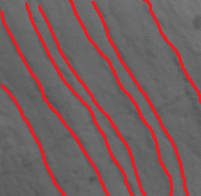
#> input picture prototypes/imagenesParaEnviar/1muyvisiblesbastantefiable/9stmarcado.bmp, 201 x 196 px, found by its file name
$ jupyter execute --allow-errors 'Prueba de extraccion de lineas - Jose Francisco.ipynb'   (shell and % lines are left out)   (older library calls are emulated)
#> lines starting #> are read from the running program, lines starting #| are printed output that depends on the picture; after the words box and inside, x2 and y2 are one past the last pixel; in counts of white or black regions, pixels touching at a corner belong together
### prototypes/Pruebas y Desarrollos/ExtractLines/Procesado.py
#PASO 1
from skimage import io #Librerias para importar las imagenes

#PASO 2
from skimage import img_as_ubyte#Mostrar las 3 imagenes
from skimage.color import rgb2grey#Mostrar las 3 imagenes
from skimage.color import rgb2hsv#Mostrar las 3 imagenes
import numpy as np#Mostrar las 3 imagenes
import matplotlib.pyplot as plt#Mostrar las 3 imagenes

#PASO 3
from skimage.filters import threshold_otsu

#PASO 4

#PASO 5
from skimage.morphology import erosion, dilation, opening, closing, white_tophat
from skimage.morphology import black_tophat, skeletonize, convex_hull_image, remove_small_objects
from skimage.morphology import disk, reconstruction
from skimage.morphology import binary_erosion,rectangle,binary_dilation

#PASO 6
from skimage.transform import hough_line, hough_line_peaks,probabilistic_hough_line
from skimage.feature import canny
from skimage import data
##imports para el uso de interactive
from ipywidgets import interact, interactive, fixed
import ipywidgets as widgets
from IPython.display import display
import numpy as np
import matplotlib.pyplot as plt

#PASO 7

#PASO 8
import math

#PASO 9
import networkx as nx
from networkx.algorithms import approximation as apxa

class Procesado():

    def __init__(self):
        pass
    #PASO 1
    ##Funcion Para leer una imagen a traves de scikit-Image (skimage)
    #dandole el path de la imagen
    #Return: Img imagen leida
    def leerImagen(self,pathImg):
        #pathImg="/Users/Ismael/Desktop/TFG_DietaPorDientes/TrabajosPasadosPorJose/dietaJose/ATP02 UE4 46.jpg"
        img = io.imread(pathImg)
#> img is the input picture: shape (196, 201, 3); mean R, G, B 117.2, 94, 94.9
        return img

    #PASO 2
    #Entrada: img imagen original leida anteriormente
    #Pasamos la imagen al espacio de color RGB y nos quedamos con el canal rojo
    #Pasamos la imagen al espacio de color HSV
    #Normalizamos la imagen del espacio de color HSV para utilizar que distancia
    #  al rojo tenemos y poder hacer el theshold
    #Return: distance_red distancia de cada pixel al rojo apra luego hacer el threshold
    def distanciaAlRojo(self,img):
        rojo=img[:,:,0]
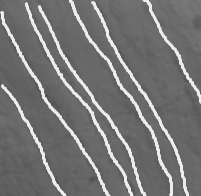
#> rojo: shape (196, 201); min 79, max 238, mean 117.2
        imgHSV=rgb2hsv(img)
#> imgHSV: shape (196, 201, 3) float64; mean of channels 0, 1, 2 0.128, 0.104, 0.459
        distance_red = rgb2grey(1 - np.abs(imgHSV - (0, 1, 0)))
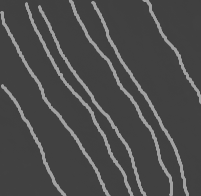
#> distance_red: shape (196, 201) float64; min 0.239, max 0.637, mean 0.299
        return distance_red

    #PASO 3
    #Entrada: distance_red distancia de cada pixel al rojo apra luego hacer el threshold
    #Binarizamos la imagen para obtener una clara diferenciacion entre
    #el fondo y las lineas que queremos detectar
    #Return: imgBin imagen binarizada
    def binarizar(self,distance_red):
        threshold_global_otsu = threshold_otsu(distance_red)
#> threshold_global_otsu = 0.431
        imgBin = distance_red >= threshold_global_otsu
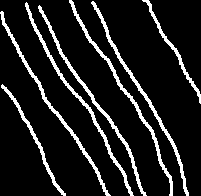
#> imgBin: shape (196, 201) bool; 12% white; 7 white regions, largest, box (x1, y1, x2, y2) and area: (69, 0, 173, 196) 792, (25, 2, 134, 196) 781, (91, 1, 189, 196) 770
        return imgBin

    #PASO 4
    #Entrada:  imgBin imagen binarizada
    #Como la imagen no hay qeu procesarla completa porque solo tiene una region
    #marcada con lineas tenemos qque recortarla
    #Return:
    #    imgBinCrop: Es la imagen binarizada recortada a la region que queremos
    #    imgCrop: Es la imagen original recortada a la region que queremos
    # [10 lines left out: function cropImg, not called in this run]

    #PASO 5
    #Entrada: imgBinCrop Es la imagen binarizada recortada a la region que queremos
    #Esta funcion en lo que consiste es qeu entrando la imagen binarizada
    #reduzcamos el tamaño de las lineas para que la deteccion tenga menos
    #incertidumbre y sea mas rápida la deteccion de lineas
    #Return: sinRuido Es la imagen una vez corregida la binarizacion apra que las
    #        lineas sean mas delgadas.
    def reducirGrosor(self,imgBinCrop):
        selem2 = rectangle(8,1)
        selem = rectangle(3,1)
        #sinRuido = binary_dilation(imgBinCrop,selem2)
        #sinRuido = binary_erosion(imgBinCrop,selem)
        sinRuido = skeletonize(imgBinCrop)
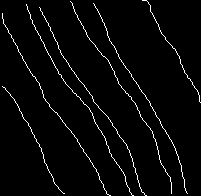
#> sinRuido: shape (196, 201) bool; 3% white in thin lines or dots
        return sinRuido

    #PASO 6
    #Entrada:
    #    threshold: Densidad de lineas
    #    line_length: Distancia minima de las lineas que calcula.
    #    line_gap: Distancia a la que si estan los extremos de las rectas las una
    #    sinRuido:Es la imagen una vez corregida la binarizacion apra que las
    #        lineas sean mas delgadas.
    #Esta funcion lo que va a hacer es calcular los segmentos(ORIGEN"Ox,Oy" Y FIN "FX,FY")
    #de cada una de las lineas que se han detectado en la imagen binarizada atraves de la
    #funcion probabilistica de la transformada de hough
    #Return: lines Lista de todos los segmentos que ha detectado.
    def proHough(self,threshold,line_length,line_gap,sinRuido):
#> called with threshold = 5, line_length = 5, line_gap = 11
        lines = probabilistic_hough_line(sinRuido, threshold, line_length, line_gap)
#> lines = 116 items
        return lines

    #PASO 7
    #------------------Funciones auxiliares para la union de segmentos----------------------
    #Entrada:
    #        seg1: ((px,py),(fx,fy)) Puntos de inicio y fin del segmento 1
    #        seg2: ((px,py),(fx,fy)) Puntos de inicio y fin del segmento 1
    #Esta funcion devuelve la distancia entre el segmento 1 y el 2
    #Return segments_distance() Funcion que calcula la distancia entre dos segmentos
    def segmentsDistance(self,seg1, seg2):
        return self.segments_distance(seg1[0][0], seg1[0][1], seg1[1][0], seg1[1][1],
                                 seg2[0][0], seg2[0][1], seg2[1][0], seg2[1][1])
    #Entrada:
    #        x11: Segmento 1 Punto 1 coordedana x
    #        y11: Segmento 1 Punto 1 coordedana y
    #        x12: Segmento 1 Punto 2 coordedana x
    #        y12: Segmento 1 Punto 2 coordedana y
    #        x21: Segmento 2 Punto 1 coordedana x
    #        y21: Segmento 2 Punto 1 coordedana y
    #        x22: Segmento 2 Punto 2 coordedana x
    #        y22: Segmento 2 Punto 2 coordedana y
    #Funcion que calcula la distancia entre dos segmentos que no se cruzan
    #RETURN: min(distances) la distancia minima de todas las posibles distancias
    def segments_distance(self,x11, y11, x12, y12, x21, y21, x22, y22):
        """distance between two segments in the plane:
        one segment is (x11, y11) to (x12, y12)
        the other is   (x21, y21) to (x22, y22)
        """
        if self.segments_intersect(x11, y11, x12, y12, x21, y21, x22, y22):
                return 0
        # try each of the 4 vertices w/the other segment
        distances = []
        distances.append(self.point_segment_distance(x11, y11, x21, y21, x22, y22))
        distances.append(self.point_segment_distance(x12, y12, x21, y21, x22, y22))
        distances.append(self.point_segment_distance(x21, y21, x11, y11, x12, y12))
        distances.append(self.point_segment_distance(x22, y22, x11, y11, x12, y12))
        return min(distances)


    #la distancia entre los puntos que forman los segmentos
    # si esta distancia es mayor que segments_distance son segmentos consecutivos, sino son paralelos
    def segmentPoints_distance(self,seg1, seg2):
        """distance between two segments in the plane:
        one segment is (x11, y11) to (x12, y12)
        the other is   (x21, y21) to (x22, y22)
        """


        x11, y11 = seg1[0]
        x12, y12 = seg1[1]
        x21, y21 = seg2[0]
        x22, y22 = seg2[1]

        # try each of the 4 vertices w/the other segment
        distances = []
        distances.append(self.pointDistance((x11, y11), (x21, y21)))
        distances.append(self.pointDistance((x11, y11), (x22, y22)))
        distances.append(self.pointDistance((x12, y12), (x21, y21)))
        distances.append(self.pointDistance((x12, y12), (x22, y22)))
        return min(distances)


    #Entrada:
    #        x11: Segmento 1 Punto 1 coordedana x
    #        y11: Segmento 1 Punto 1 coordedana y
    #        x12: Segmento 1 Punto 2 coordedana x
    #        y12: Segmento 1 Punto 2 coordedana y
    #        x21: Segmento 2 Punto 1 coordedana x
    #        y21: Segmento 2 Punto 1 coordedana y
    #        x22: Segmento 2 Punto 2 coordedana x
    #        y22: Segmento 2 Punto 2 coordedana y
    #Funcion boleana que calcula si dos segmentos se cruzan o no
    #RETURN: true/false si se cruzan o no
    def segments_intersect(self,x11, y11, x12, y12, x21, y21, x22, y22):
        """ whether two segments in the plane intersect:
          one segment is (x11, y11) to (x12, y12)
          the other is   (x21, y21) to (x22, y22)
        """
        dx1 = x12 - x11
        dy1 = y12 - y11
        dx2 = x22 - x21
        dy2 = y22 - y21
        delta = dx2 * dy1 - dy2 * dx1
        if delta == 0:
            return False  # parallel segments
        s = (dx1 * (y21 - y11) + dy1 * (x11 - x21)) / delta
        t = (dx2 * (y11 - y21) + dy2 * (x21 - x11)) / (-delta)
        return (0 <= s <= 1) and (0 <= t <= 1)
    #Entrada:
    #        px: Punto coordenada x
    #        py: Punto coordenada y
    #        x1: Punto 1 coordenada x
    #        y1: Punto 1 coordenada y
    #        x2: Punto 2 coordenada x
    #        y2: Punto 2 coordenada y
    #Funcion que calcula la distancia desde un punto dado a un segmento.
    #RETURN: DIstancia desde el punto al segmento
    def point_segment_distance(self,px, py, x1, y1, x2, y2):
        dx = x2 - x1
        dy = y2 - y1
        if dx == dy == 0:  # the segment's just a point
            return math.hypot(px - x1, py - y1)

        # Calculate the t that minimizes the distance.
        t = ((px - x1) * dx + (py - y1) * dy) / (dx * dx + dy * dy)

        # See if this represents one of the segment's
        # end points or a point in the middle.
        if t < 0:
            dx = px - x1
            dy = py - y1
        elif t > 1:
            dx = px - x2
            dy = py - y2
        else:
            near_x = x1 + t * dx
            near_y = y1 + t * dy
            dx = px - near_x
            dy = py - near_y

        return math.hypot(dx, dy)
    #Entrada:
    #        vA: Punto A
    #        vB: Punto B
    #Funcion que devuelve la multiplicacion de las coordenadas x de los dos puntos
    #mas la multiplicacion de las coordenadas y de los dos puntos
    #Return: la multiplicacion de las coordenadas x de los dos puntos
    #        mas la multiplicacion de las coordenadas y de los dos puntos
    def dot(self,vA, vB):
        return vA[0]*vB[0]+vA[1]*vB[1]
    #Entrada:
    #        lineA:linea o segmento A
    #        lineB:linea o segmento A
    #Funcion que dadas dos rectas calcula el angulo que forman entre ellas.
    #Return ang_deg: Devuelve el angulo que forman dichas rectas en grados.
    def ang(self,lineA, lineB):
        # Get nicer vector form
        vA = [(lineA[0][0]-lineA[1][0]), (lineA[0][1]-lineA[1][1])]
        vB = [(lineB[0][0]-lineB[1][0]), (lineB[0][1]-lineB[1][1])]
        # Get dot prod
        dot_prod = self.dot(vA, vB)
        # Get magnitudes
        magA = self.dot(vA, vA)**0.5
        magB = self.dot(vB, vB)**0.5
        # Get cosine value
        cos_ = dot_prod/magA/magB
        if cos_ > 1: cos_ =1
        # Get angle in radians and then convert to degrees
        angle = math.acos(cos_)
        # Basically doing angle <- angle mod 360
        ang_deg = math.degrees(angle)%360

        if ang_deg-180>=0:
            # As in if statement
            return 360 - ang_deg
        else:
            return ang_deg


    #Entrada.
    #        p1: Punto 1
    #        p2: Punto 2
    #Calculamos la distancia entre dos puntos.
    #Return distancia entre los puntos.
    def pointDistance(self,p1, p2):
        dx = p1[0] - p2[0]
        dy = p1[1] - p2[1]
        return (dx*dx + dy*dy)**0.5

    #Entrada: segmentosList lista con todos los segmentos a combinar
    #Combinamos los segmentos
    #Lista con los segmentos combinados que calculamos con la teoria de grafos.
    # [17 lines left out: function combinaSegmentos, not called in this run]

    # corregida
    def combinaSegmentos2(self,segmentosList):
        #print("combina",segmentosList)
        Xs=list(map(lambda x:[x[0][0],x[1][0]],segmentosList))
        Ys=list(map(lambda x:[x[0][1],x[1][1]],segmentosList))
        xMax=np.max(Xs)
        yMax=np.max(Ys)
        xMin=np.min(Xs)
        yMin=np.min(Ys)


        points = []
        for seg in segmentosList:
            points.append(seg[0])
            points.append(seg[1])

        dist1=min(list(map(lambda point: self.modulo((point,(xMax,yMax))), points)))
        dist2=min(list(map(lambda point: self.modulo((point,(xMin,yMax))), points)))

        #print(min(list(map(lambda point: modulo((point,(xMax,yMax))), points))))
        #print(min(list(map(lambda point: modulo((point,(xMin,yMax))), points))))

        #en ocasiones no va a ser exactamente igual, pero no por ello tenemos que cambiar la orientación
        # basta con que la distancia sea menor a cambiando la orientación
        if dist1<dist2: #
            #print("devuelvo",((xMax,yMax),(xMin,yMin)))
            return ((xMax,yMax),(xMin,yMin))
        else:
            #print("devuelvo",((xMax,yMin),(xMin,yMax)))
            return ((xMax,yMin),(xMin,yMax))

        return ((xMax,yMax),(xMin,yMin))


    #Entrada.
    #        k_components K_componentes del grafo en el que decimos que rectas tenemos que unir
    #        lines lineas calculadas por la tranformada de hough
    #Funcion que dadas las lineas calculadas y las que nos marca el grafo que tenemso que unir
    #devuelve lso segmentos que de verdad ha detectado el algoritmo
    def segmentosVerdad(self,k_components,lines):
        segmentosDeVerdad = []
        for i in range(len(k_components[1])):
            segmentos=list(map(lambda x:lines[x],k_components[1][i]))
            segmentosDeVerdad.append(self.combinaSegmentos2(segmentos))
        return segmentosDeVerdad
    #Entrada:
    #        imagen: Imagen qeu queremso mostrar.
    #        segmentos: segmentos que vamso a mostrar dentro de la imagen.
    #Procedimiento que usaremos para msoitrar los datos calculados pero solo es apra pruebas
    #esta funcion no sera transladada cuando necesitemos la interfaz(SOLO NOTEBOOK)
    #Return: No tiene
    # [8 lines left out: function mostrar, not called in this run]

    #Angulo Con respecto a x
    def angu(self,lineA):
        # Get nicer vector form

        m=(lineA[1][1]-lineA[0][1])/(lineA[1][0]-lineA[0][0])
        angle=math.atan(m)
        # Basically doing angle <- angle mod 360
        ang_deg = math.degrees(angle)

        ang_deg = ang_deg%360

        if ang_deg>180:
            return ang_deg-180
        else:
            return ang_deg


    #distancia1 es la distancia cuando están paralelas
    #distancia2 es la distancia cuando están consecutivas (puede ser mayor)
    #diffOrientacion
    #longcorto si un segmento es corto lo combino sin importar la orientación
    def combina2(self,distancia1,distancia2,diffOrientacion,longcorto,lines,G):
        for i in range(len(lines)):
            G.add_node(i)

        for i in range(len(lines)-1):
            for j in range(i+1,len(lines)):
                d1 = self.segmentsDistance(lines[i],lines[j])
                d2 = self.segmentPoints_distance(lines[i],lines[j])

                #paralelas y d1 menor que distancia1
                #consecutivas y d2 menor que distancia2
                if (d1<d2 and d1<distancia1) or (d1>=d2 and d2<distancia2):
                    angle = self.ang(lines[i],lines[j])

                    if angle <= diffOrientacion or self.modulo(lines[i])<longcorto or self.modulo(lines[j])<longcorto:
                        #print("combina ",i,j)
                        G.add_edge(i,j)
        return G


    # si están cerca comprueba si son consecutivas o no
    # epsilon para determinar si son paralelas o no
    # disSecantes
    # disParalelas
    # disConsecutivas
    # longCorto
    # [45 lines left out: functions combina3, combina, not called in this run]


    def modulo(self,linea):
        p1,p2=linea
        x1,y1 = p1
        x2,y2 = p2

        return math.sqrt((x1-x2)**2 + (y1-y2)**2)

### prototypes/Pruebas y Desarrollos/ExtractLines/Prueba de extraccion de lineas - Jose Francisco.ipynb
- Carga mascara
- binariza (Aquí en lugar de con la binarizacion de la mascara, habría que probar con el resultado de nuestro procesamiento)
- hough probabilistica
- Filtrar por direcciones
TODO: Funciones para cargar imagenes a lo paquete data.

[cell 1]
#pathMasc="/home/jose/Dropbox/SURCOS/perfiles/imagenesParaEnviar/1muyvisiblesbastantefiable/9stmarcado.bmp"
#pathImg="/home/jose/Dropbox/SURCOS/perfiles/imagenesParaEnviar/1muyvisiblesbastantefiable/9storiginal.bmp"
#pathCSV="/home/jose/Dropbox/SURCOS/perfiles/imagenesParaEnviar/1muyvisiblesbastantefiable/9stlinea.csv"

pathMasc="C:\\Users\\Andres\\Documents\\GitHub\\Perikymata2017\\prototypes\\imagenesParaEnviar\\1muyvisiblesbastantefiable\\9stmarcado.bmp"
pathImg="C:\\Users\\Andres\\Documents\\GitHub\\Perikymata2017\\prototypes\\imagenesParaEnviar\\1muyvisiblesbastantefiable\\9storiginal.bmp"
pathCSV="C:\\Users\\Andres\\Documents\\GitHub\\Perikymata2017\\prototypes\\imagenesParaEnviar\\1muyvisiblesbastantefiable\\9stlinea.csv"

[cell 2]
from Procesado import *

proc = Procesado()

[cell 3]
msc = proc.leerImagen(pathMasc)

[cell 4]
import matplotlib.pyplot as plt


plt.imshow(msc)

[cell 5]
'''
Muesta imagen con los segmentos superpuestos
'''
def mostrar(imagen,segmentos):
    plt.figure(figsize=(12, 12))
    plt.imshow(imagen, cmap=plt.cm.gray)
    for line in segmentos:
        p0, p1 = line
        plt.plot((p0[0], p1[0]), (p0[1], p1[1]),'b',linewidth=1)
    #fig.savefig('foo.jpg',bbox_inches='tight')

'''
Muestra el segmento i-esimo
'''
def mostrarI(imagen,segmentos,i):
    plt.figure(figsize=(12, 12))
    plt.imshow(imagen, cmap=plt.cm.gray)
    for line in segmentos:
        p0, p1 = line
        plt.plot((p0[0], p1[0]), (p0[1], p1[1]),'b',linewidth=1)

    p0, p1 = segmentos[i]
    plt.plot((p0[0], p1[0]), (p0[1], p1[1]),'r',linewidth=2)
    #fig.savefig('foo.jpg',bbox_inches='tight')

'''

Muestra imagen con los segmentos combinados (de multiples segmentos se crea uno que los une a todos)
Solo muestra el segmento combinado i-esimo
'''
def mostrarK(imagen,segmentos,k_components,index):
    plt.figure(figsize=(12, 12))
    plt.imshow(imagen, cmap=plt.cm.gray)


    segToShow=list(map(lambda x:segmentos[x],k_components[1][index]))

    for line in segToShow:
        p0, p1 = line
        plt.plot((p0[0], p1[0]), (p0[1], p1[1]),'b',linewidth=1)


    procesado=Procesado()
    combinado = procesado.combinaSegmentos(segToShow)
    p0, p1 = combinado
    plt.plot((p0[0], p1[0]), (p0[1], p1[1]),'r',linewidth=3)

[cell 6]
mscRojo = proc.distanciaAlRojo(msc)
mscbin = proc.binarizar(mscRojo)
sk=proc.reducirGrosor(mscbin)

# threshold,line_length,line_gap
lines=proc.proHough(5,5,11,sk)
#> lines = 116 items

mostrar(sk,lines)
#> the loop in mostrar, `for line in segmentos:` made 1 pass
#> (p0, p1) on pass 1: ((139, 88), (107, 35))
#> (the call stopped at in mostrar, `plt.plot((p0[0], p1[0]), (p0[1], p1[1]),'b',linewidth=1)`: IPython is not available in this run)

[cell 7]
# las diez primeras lineas
lines[:10]
#> Out = [((139, 88), (107, 35)), ((156, 142), (150, 128)), ((114, 160), (106, 143)), ((107, 31), (97, 9)), ((132, 195), (125, 181)), ((112, 123), (103, 112)), ((92, 96), (71, 69)), ((76, 75), (60, 52)), ((99, 129), (88, 107)), ((44, 162), (38, 143))]

[cell 8]
# las 10 primeras lineas con su orientacion
list(map(lambda linea: [proc.angu(linea)]+[linea], lines[:10]))
#> the sliders are set to i = 5, imagen = <module 'ipywidgets.fixed_' fr, segmentos = <module 'ipywidgets.fixed_' fr

#> (a cell that did not finish here is left out)


Lo que vamos a hacer es comprobar el angulo de los segmentos y eliminar aquellos segmentos cuyo angulo sea perpendicular al eje X.
Los angulos van en radianes.

_______________

En el proyecto de Ismael se combinaban los segmentos entre si para recomponer las lineas.

combina y combina2 crean un grafo G que relaciona dos segmentos si la diferencia entre sus angulos es poca y otra serie de criterios.

El algoritmo k_components obtiene los grupos de segmentos que están relacionados entre si.

A lo mejor podemos modificar y utilizar esto también.

[cell 10]
G=nx.Graph()

#distancia1 es la distancia cuando están paralelas
#distancia2 es la distancia cuando están consecutivas (puede ser mayor)
#diffOrientacion
#longcorto si un segmento es corto lo combino sin importar la orientación
'''
G=proc.combina2(3,10,5,5,lines,G)
k_components = apxa.k_components(G)
segmentosDeVerdad=proc.segmentosVerdad(k_components,lines)
'''

G=proc.combina2(3,5,5,5,lines,G)
#> the loop in combina2, `for i in range(len(lines)):` made 116 passes
#> the loop in combina2, `for i in range(len(lines)-1):` made 115 passes
k_components = apxa.k_components(G)
segmentosDeVerdad=proc.segmentosVerdad(k_components,lines)
#> the loop in segmentosVerdad, `for i in range(len(k_components[1])):` made 25 passes

# usa hough a pelo

# usa dos pasadas, la primera estricta, la segunda solo combina consecutivas

# haz una nueva versión que devuelva polilineas
# polilinea va a ser una clase, con longitud y angulo. La longitud es la suma de las lineas, el angulo el global

[cell 11]
mostrar(sk,segmentosDeVerdad)

[cell 12]
interact(mostrarK, index=(0,len(k_components[1])-1),
         imagen=fixed(sk),
         segmentos=fixed(lines),
         k_componentes=fixed(k_components));

[cell 13]
def modulo(linea):
    p1,p2=linea
    x1,y1 = p1
    x2,y2 = p2

    return math.sqrt((x1-x2)**2 + (y1-y2)**2)

[cell 14]
from ipywidgets import interact, interactive, fixed
import ipywidgets as widgets

interact(mostrarI,
         imagen=fixed(sk),
         segmentos=fixed(lines),
         i=(0,len(lines)));
